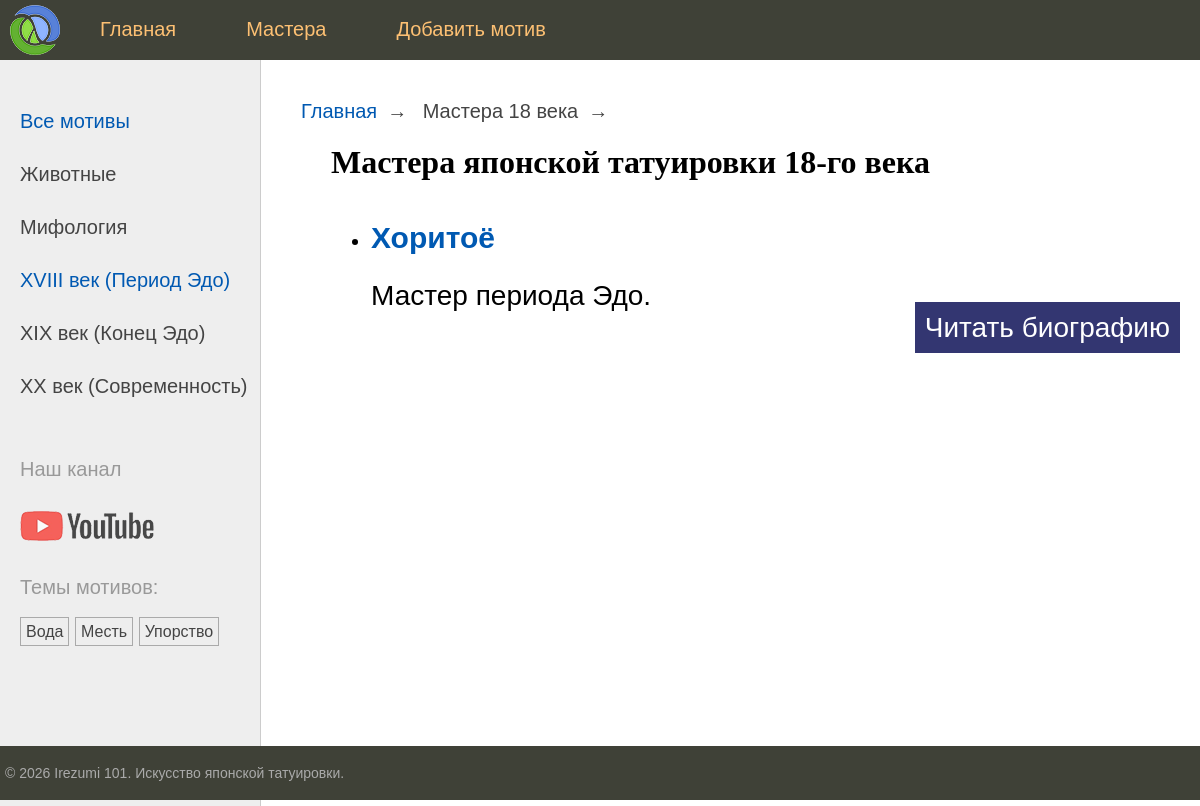
The app's page /masters/century/18/ with its own data.
### irezumi/models.py (models this page shows, shortened)
class Category(models.Model):
    name = models.CharField(max_length=100, db_index=True, verbose_name="Категория")
    slug = models.SlugField(max_length=255, unique=True, db_index=True)
    class Meta:
        verbose_name = "Категория"
        verbose_name_plural = "Категории"
    def get_absolute_url(self):
        return reverse('category', kwargs={'cat_slug': self.slug})

class TagPost(models.Model):
    tag = models.CharField(max_length=100, db_index=True, verbose_name="Тег")
    slug = models.SlugField(max_length=255, unique=True, db_index=True)
    class Meta:
        verbose_name = "Тег"
        verbose_name_plural = "Теги"
    def get_absolute_url(self):
        return reverse('tag', kwargs={'tag_slug': self.slug})

### masters/models.py (models this page shows, shortened)
class Master(models.Model):
    name = models.CharField(max_length=255, verbose_name="Имя мастера")
    slug = models.SlugField(max_length=255, unique=True, db_index=True)
    century = models.IntegerField(verbose_name="Век")
    bio = models.TextField(blank=True, verbose_name="Биография")
    studio = models.OneToOneField(Studio, on_delete=models.SET_NULL, null=True, blank=True, related_name='master',
                                  verbose_name="Студия")
    objects = models.Manager()
    class Meta:
        ordering = ['century', 'name']
        verbose_name = "Мастер"
        verbose_name_plural = "Мастера"
    def get_absolute_url(self):
        return reverse('master', kwargs={'master_slug': self.slug})

### masters/views.py (the view)
# urls.py: path('century/<century2:century>/', views.masters_by_century, name='masters_century'),
def masters_by_century(request, century):
    if century < 17:
        return redirect('home')
    if century > 21:
        raise Http404()
    filtered_masters = Master.objects.filter(century=century)
    context = {
        'title': f'Мастера {century}-го века',
        'century': century,
        'menu': menu,
        'masters': filtered_masters,
        'century_selected': century,
    }
    return render(request, 'masters/century_list.html', context)

### irezumi/templatetags/irezumi_tags.py (called while the page is built)
@register.inclusion_tag('irezumi/includes/list_categories.html')
def show_categories(cat_selected_id=0):
    cats = Category.objects.annotate(total=Count("motifs")).filter(total__gt=0)
    return {"cats": cats, "cat_selected": cat_selected_id}

@register.inclusion_tag('irezumi/includes/list_tags.html')
def show_all_tags():
    tags = TagPost.objects.annotate(total=Count("motifs")).filter(total__gt=0)
    return {"tags": tags}

### masters/converters.py (called while the page is built)
    def to_python(self, value):
        return int(value)

    def to_url(self, value):
        return "%02d" % value

### masters/templatetags/master_tags.py (called while the page is built)
@register.inclusion_tag('masters/includes/list_centuries.html')
def show_centuries(century_selected=0):
    return {'centuries': centuries_db, 'century_selected': century_selected}

### masters/templates/masters/century_list.html
{% extends 'irezumi/base.html' %}
{% block breadcrumbs %}
    <li>Мастера {{ century }} века</li>
{% endblock %}
{% block content %}
    <h1>Мастера японской татуировки {{ century }}-го века</h1>
    {% if masters %}
        <ul class="list-topic">
            {% for m in masters %}
                <li>
                    <h2><a href="{{ m.get_absolute_url }}">{{ m.name }}</a></h2>
                    <p>{{ m.bio|truncatewords:15 }}</p>
                    <p class="link-read-post"><a href="{{ m.get_absolute_url }}">Читать биографию</a></p>
                </li>
            {% endfor %}
        </ul>
    {% else %}
        <p class="quote">В наших архивах пока нет записей о выдающихся мастерах этого столетия.</p>
    {% endif %}
{% endblock %}

### irezumi/templates/irezumi/includes/list_categories.html
{% for cat in cats %}
    {% if cat.pk == cat_selected %}
        <li class="selected">{{ cat.name }}</li>
    {% else %}
        <li><a href="{{ cat.get_absolute_url }}">{{ cat.name }}</a></li>
    {% endif %}
{% endfor %}

### irezumi/templates/irezumi/includes/list_tags.html
{% if tags %}
    <p style="margin-top:20px; color:#999;">Темы мотивов:</p>
    <ul class="tags-list">
        {% for t in tags %}
            <li><a href="{{ t.get_absolute_url }}">{{ t.tag }}</a></li>
        {% endfor %}
    </ul>
{% endif %}

### irezumi/static/irezumi/css/styles.css (style rules this page uses)
html, body { font-family: 'Arial'; margin: 0; padding: 0; height: 100%; width: 100%; color: #444; }
a { color: #0059b2; text-decoration: none; }
p.link-read-post { text-align: right; }
p.link-read-post a { padding: 10px; min-width: 100px; background: #333671; color: #fff; text-decoration: none; }
.left-chapters ul { width: 230px; margin: 0; padding: 20px 10px 10px 20px; list-style: none; font-size: 20px; }
.left-chapters ul li { margin: 30px 0 0 0; color: #999; }
.left-chapters ul li a { color: #444; text-decoration: none; }
ul.tags-list { width: 100%; margin: 0; padding: 0; list-style: none; }
ul.tags-list li { margin: 0; padding: 0 0 10px; display: inline-block; }
ul.tags-list li a { padding: 5px; font-size: 16px; border: 1px solid #aaa; }
ul.breadcrumbs li { display: inline-block; }
ul.breadcrumbs li:after { padding: 0 10px 0 10px; content: "\2192"; }
.content-text h1 { font-size: 32px; }
.list-topic { margin: 40px 0 60px 0; font-family: Sans-serif, Arial, Tahoma; }
.list-topic p { margin: 0; font-size: 28px; }

### records on screen
Category: name "Животные"
Category: name "Мифология"
TagPost: tag "Вода"
TagPost: tag "Месть"
TagPost: tag "Упорство"
Master: name "Хоритоё", bio "Мастер периода Эдо."

### other values on screen
{{ m.title }} "Главная" "Мастера" "Добавить мотив"
{{ c.name }} "XVIII век (Период Эдо)"
{{ c.name }} "XIX век (Конец Эдо)" "XX век (Современность)"
{{ century }} "18"
